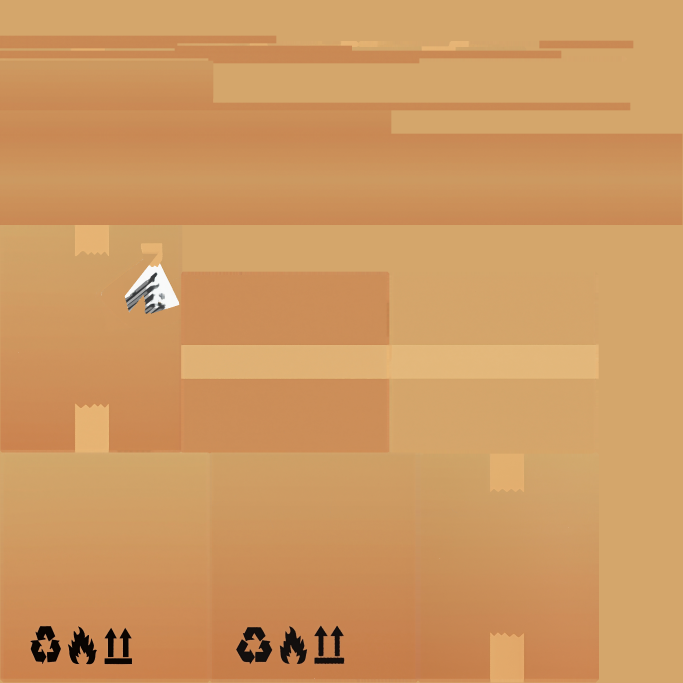
#> input picture anuncio-u1/assets/caixa_cor_2k.png, 2048 x 2048 px (shown at 1/3 size)
$ python normaliza-canvas.py ../../../anuncio-u1/assets/caixa_cor_2k.png ../../../anuncio-u1/assets/caixa_etiqueta_cor.png 5
#> lines starting #> are read from the running program, lines starting #| are printed output that depends on the picture
# Normaliza fotos de produto para o canvas de estudio da Bambu Lab (#F7F7F7).
#
#     python3 normaliza-canvas.py entrada.jpg saida.jpg [tolerancia]
#
# Pinta so o fundo, por flood-fill a partir das quatro bordas e com tolerancia
# pequena (6 niveis), para nao tocar o produto nem os sombreados; se a foto nao
# for 1:1, encaixa num quadrado da mesma cor. Existe porque a galeria da loja
# passou a ser um canvas unico: foto em fundo branco puro sobre canvas cinza
# desenha um retangulo — foi o defeito visto na foto da A1 Combo em 16/09/2026.
import sys
from PIL import Image
from collections import deque
CANVAS = (247, 247, 247)

def normaliza(src, dst, tol=6):
#> called with tol = 5
    im = Image.open(src).convert('RGB'); w, h = im.size; px = im.load()
#> in normaliza, im is the input picture: PIL image 2048x2048 RGB; mean R, G, B 206, 152.4, 96.9
#> after `w, h = im.size`: w = 2048; h = 2048
    bg = px[0, 0]
#> bg = (212, 166, 107)
    seen = bytearray(w * h); q = deque()
    for x in range(w): q.append((x, 0)); q.append((x, h - 1))
    for y in range(h): q.append((0, y)); q.append((w - 1, y))
    n = 0
    while q:
        x, y = q.popleft(); i = y * w + x
        if seen[i]: continue
        seen[i] = 1; r, g, b = px[x, y]
        if abs(r - bg[0]) > tol or abs(g - bg[1]) > tol or abs(b - bg[2]) > tol: continue
        px[x, y] = CANVAS; n += 1
        if x > 0: q.append((x - 1, y))
        if x < w - 1: q.append((x + 1, y))
        if y > 0: q.append((x, y - 1))
        if y < h - 1: q.append((x, y + 1))
    if w != h:
        s = max(w, h); sq = Image.new('RGB', (s, s), CANVAS); sq.paste(im, ((s - w) // 2, (s - h) // 2)); im = sq
    im.save(dst, quality=92)
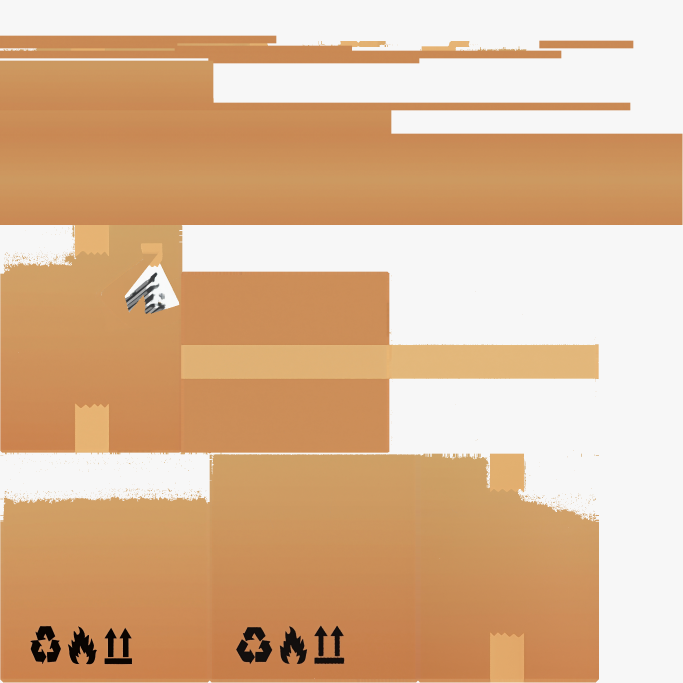
#> saved as caixa_etiqueta_cor.png: PIL image 2048x2048 RGB (shown at 1/3 size); mean R, G, B 218.4, 181, 146.1
    return bg, round(100 * n / (w * h), 1), im.size

if __name__ == '__main__':
    a, b = sys.argv[1], sys.argv[2]; tol = int(sys.argv[3]) if len(sys.argv) > 3 else 6
    bg, pct, size = normaliza(a, b, tol)
    print(f'{a}: fundo medido {bg}, {pct}% pintado -> {b} {size[0]}x{size[1]}')
#| ../../../anuncio-u1/assets/caixa_cor_2k.png: fundo medido (212, 166, 107), 35.1% pintado -> ../../../anuncio-u1/assets/caixa_etiqueta_cor.png 2048x2048

$ run again, on anuncio-u1/assets/caixa_etiqueta_normal.png
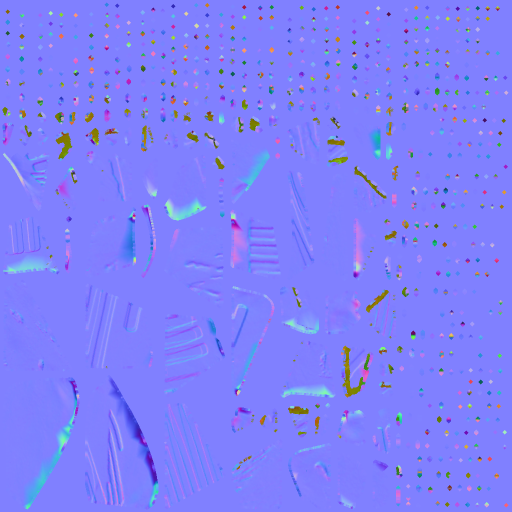
#> input picture anuncio-u1/assets/caixa_etiqueta_normal.png, 1024 x 1024 px (shown at 1/2 size)
#> in normaliza, im is the input picture: PIL image 1024x1024 RGB; mean R, G, B 127.7, 128.4, 249.1
#> bg = (128, 128, 255)
#> in normaliza, `im.save(dst, quality=92)`:
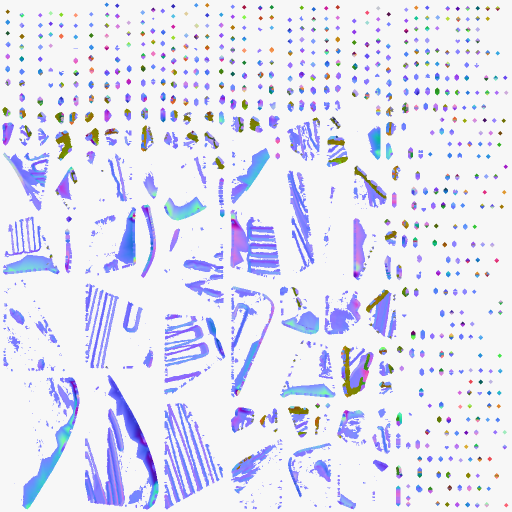
#> saved as caixa_etiqueta_normal.png: PIL image 1024x1024 RGB (shown at 1/2 size); mean R, G, B 226.2, 226.8, 242.5
#| ../../../anuncio-u1/assets/caixa_etiqueta_normal.png: fundo medido (128, 128, 255), 82.7% pintado -> ../../../anuncio-u1/assets/caixa_etiqueta_normal.png 1024x1024

$ run again, on anuncio-u1/assets/caixa_etiqueta_rugosidade.png
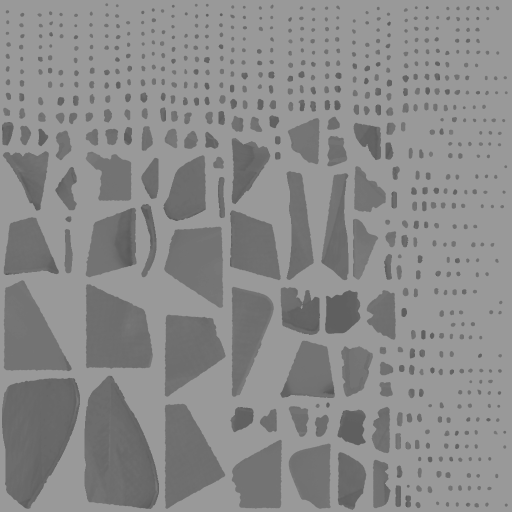
#> input picture anuncio-u1/assets/caixa_etiqueta_rugosidade.png, 1024 x 1024 px (shown at 1/2 size)
#> in normaliza, im is the input picture: PIL image 1024x1024 RGB; min 84, max 153, mean 138.1
#> bg = (153, 153, 153)
#> in normaliza, `im.save(dst, quality=92)`:
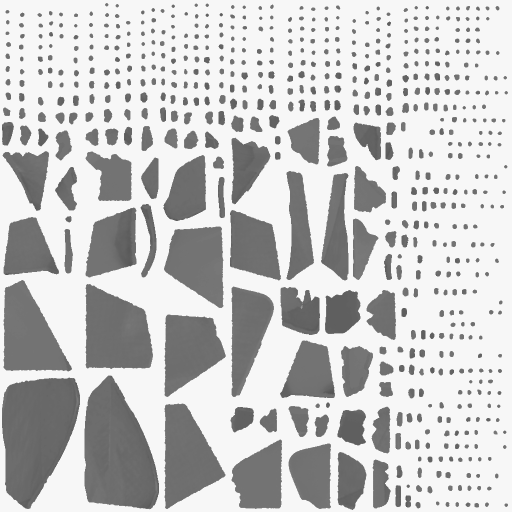
#> saved as caixa_etiqueta_rugosidade.png: PIL image 1024x1024 RGB (shown at 1/2 size); min 84, max 247, mean 198.5
#| ../../../anuncio-u1/assets/caixa_etiqueta_rugosidade.png: fundo medido (153, 153, 153), 64.3% pintado -> ../../../anuncio-u1/assets/caixa_etiqueta_rugosidade.png 1024x1024
